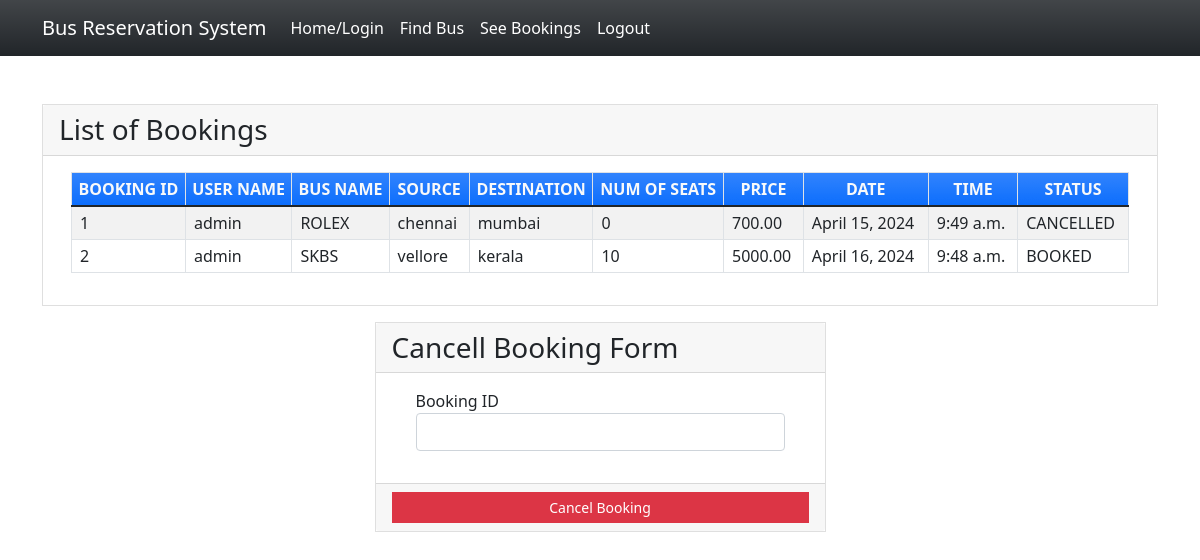
/seebookings (signed in), run on the app's committed database.
### myapp/models.py (models this page shows, shortened)
class Book(models.Model):
    BOOKED = 'B'
    CANCELLED = 'C'
    TICKET_STATUSES = ((BOOKED, 'Booked'),
                       (CANCELLED, 'Cancelled'),)
    email = models.EmailField()
    name = models.CharField(max_length=30)
    userid =models.DecimalField(decimal_places=0, max_digits=2)
    busid=models.DecimalField(decimal_places=0, max_digits=2)
    bus_name = models.CharField(max_length=30)
    source = models.CharField(max_length=30)
    dest = models.CharField(max_length=30)
    nos = models.DecimalField(decimal_places=0, max_digits=2)
    price = models.DecimalField(decimal_places=2, max_digits=6)
    date = models.DateField()
    time = models.TimeField()
    status = models.CharField(choices=TICKET_STATUSES, default=BOOKED, max_length=2)
    class Meta:
        verbose_name_plural = "List of Books"

### myapp/views.py (the view)
# urls.py: path('seebookings', views.seebookings, name="seebookings"),
@login_required(login_url='signin')
def seebookings(request,new={}):
    context = {}
    id_r = request.user.id
    book_list = Book.objects.filter(userid=id_r)
    if book_list:
        return render(request, 'myapp/booklist.html', locals())
    else:
        context["error"] = "Sorry no buses booked"
        return render(request, 'myapp/findbus.html', context)

### myapp/templates/myapp/booklist.html (shortened to what this page needs)
{% extends 'myapp/base.html' %} {% block content %}
<div class="container my-5">
    <div class="card rounded-0">
        <div class="card-header">
            <div class="card-title h3 mb-0">List of Bookings</div>
        </div>
        <div class="card-body">
            <div class="container-fluid">
                <table class="table table-bordered table-striped">
                    <thead>
                        <tr class="bg-gradient bg-primary text-light">
                            <th class="p-1 text-center">BOOKING ID</th>
                            <th class="p-1 text-center">USER NAME</th>
                            <th class="p-1 text-center">BUS NAME</th>
                            <th class="p-1 text-center">SOURCE</th>
                            <th class="p-1 text-center">DESTINATION</th>
                            <th class="p-1 text-center">NUM OF SEATS</th>
                            <th class="p-1 text-center">PRICE</th>
                            <th class="p-1 text-center">DATE</th>
                            <th class="p-1 text-center">TIME</th>
                            <th class="p-1 text-center">STATUS</th>
                        </tr>
                    </thead>
                    {% for row in book_list %}
                    <tr>
                        <td class="px-2 py-1 align-middle">{{row.id}}</td>
                        <td class="px-2 py-1 align-middle">{{row.name}}</td>
                        <td class="px-2 py-1 align-middle">{{row.bus_name}}</td>
                        <td class="px-2 py-1 align-middle">{{row.source}}</td>
                        <td class="px-2 py-1 align-middle">{{row.dest}}</td>
                        <td class="px-2 py-1 align-middle">{{row.nos}}</td>
                        <td class="px-2 py-1 align-middle">{{row.price}}</td>
                        <td class="px-2 py-1 align-middle">{{row.date}}</td>
                        <td class="px-2 py-1 align-middle">{{row.time}}</td>
                        <td class="px-2 py-1 align-middle">{{row.status}}</td>
                    </tr>
                    {% endfor %}
                </table>
            </div>
        </div>
    </div>
    <div class="row mt-3 justify-content-center">
        <div class="col-lg-5 col-md-7 col-sm-10 col-xs-12">
            <div class="card rounded-0">
                <div class="card-header">
                    <div class="card-title h3 mb-0">Cancell Booking Form</div>
                </div>
                <div class="card-body">
                    <div class="container-fluid">
                        <form action="{% url 'cancellings' %}" method="post" id="cancel-form">
                            <div class="mb-3">
                                <label for="bus_id" class="control-label">Booking ID</label>
                                <input name='bus_id' class="form-control" type="number" id="bus_id">
                            </div>
                        </form>
                    </div>
                </div>
                <div class="card-footer text-center">
                    <button class="btn btn-sm rounded-0 btn-danger w-100" form="cancel-form">Cancel Booking</button>
                </div>
            </div>
        </div>
    </div>
</div>
{% endblock %}

### myapp/templates/myapp/base.html (shortened to what this page needs)
<!doctype html>
<html lang="en">
<head>
    <link rel="stylesheet" href="https://cdn.jsdelivr.net/npm/bootstrap@5.1.3/dist/css/bootstrap.min.css">
</head>
<body>
<nav class="navbar navbar-expand-lg navbar-light bg-gradient bg-dark">
    <div class="container">
            <a class="navbar-brand" href="#" style="color: white;">Bus Reservation System</a>
        <div class="collapse navbar-collapse" id="navbarNavAltMarkup">
            <div class="navbar-nav" >
                <a class="nav-item nav-link active" href="{% url 'home' %}" style="color: white;">Home/Login</a>
                <a class="nav-item nav-link" href="{% url 'findbus' %}" style="color: white;">Find Bus</a>
                <a class="nav-item nav-link" href="{% url 'seebookings' %}" style="color: white;">See Bookings</a>
                {% if request.user.is_active %}
                <a class="nav-item nav-link " href="{% url 'signout' %}" style="color: white;">Logout</a>
                {% else %}
                <a class="nav-item nav-link " href="{% url 'signup' %}" style="color: white;">Registration</a>
                {% endif %}
            </div>
        </div>
    </div>
</nav>
{% block content %}
{% endblock %}
</body>
</html>

### myapp/templates/myapp/base.html (style rules this page uses)
body { background-image: url(https://static5.depositphotos.com/1000847/395/i/450/depositphotos_3957067-stock-photo-bus-in-motion-monohromatic.jpg); background-repeat: no-repeat; background-size: cover; }

### data on the page
Book: id "1", name "admin", bus_name "ROLEX", source "chennai", dest "mumbai", nos "0", price "700.00", date "April 15, 2024", time "9:49 a.m.", status "CANCELLED"
Book: id "2", name "admin", bus_name "SKBS", source "vellore", dest "kerala", nos "10", price "5000.00", date "April 16, 2024", time "9:48 a.m.", status "BOOKED"
